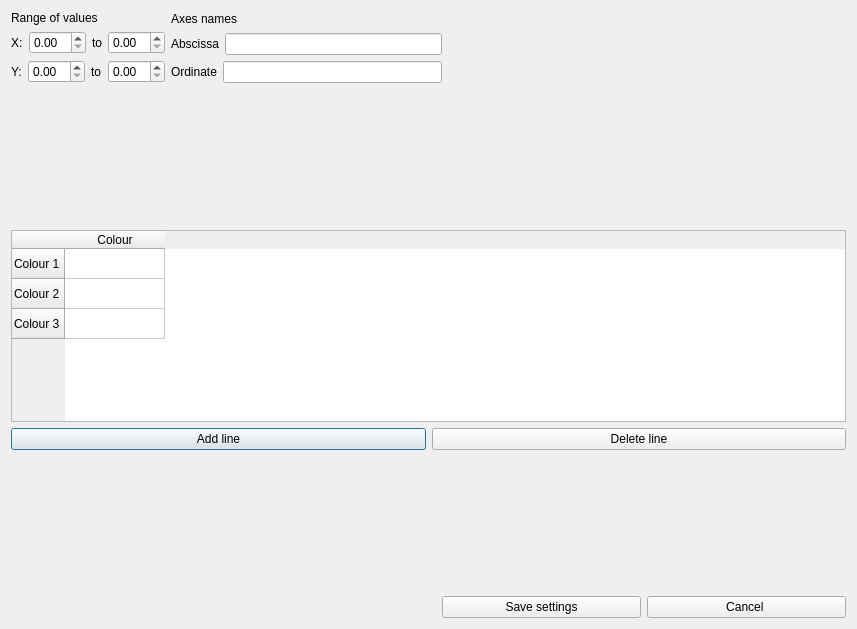
<?xml version="1.0" encoding="UTF-8"?>
<ui version="4.0">
 <class>ColourGraphSettings</class>
 <widget class="QDialog" name="ColorGraphSettings">
  <property name="geometry">
   <rect>
    <x>0</x>
    <y>0</y>
    <width>857</width>
    <height>629</height>
   </rect>
  </property>
  <property name="windowTitle">
   <string>Dialog</string>
  </property>
  <layout class="QGridLayout" name="gridLayout_5">
   <item row="0" column="0">
    <layout class="QGridLayout" name="gridLayout_4">
     <item row="0" column="0" colspan="3">
      <layout class="QGridLayout" name="gridLayout_3">
       <item row="0" column="0" colspan="2">
        <layout class="QGridLayout" name="gridLayout">
         <item row="0" column="1">
          <layout class="QVBoxLayout" name="verticalLayout_4">
           <item>
            <widget class="QLabel" name="Names">
             <property name="text">
              <string>Axes names</string>
             </property>
            </widget>
           </item>
           <item>
            <layout class="QVBoxLayout" name="verticalLayout_3">
             <item>
              <layout class="QHBoxLayout" name="horizontalLayout_2">
               <item>
                <widget class="QLabel" name="label_11">
                 <property name="text">
                  <string>Abscissa</string>
                 </property>
                </widget>
               </item>
               <item>
                <widget class="QLineEdit" name="AbsLine"/>
               </item>
              </layout>
             </item>
             <item>
              <layout class="QHBoxLayout" name="horizontalLayout_3">
               <item>
                <widget class="QLabel" name="OrdinateLabel">
                 <property name="text">
                  <string>Ordinate</string>
                 </property>
                </widget>
               </item>
               <item>
                <widget class="QLineEdit" name="OrdLine"/>
               </item>
              </layout>
             </item>
            </layout>
           </item>
          </layout>
         </item>
         <item row="0" column="0">
          <layout class="QVBoxLayout" name="verticalLayout_2">
           <item>
            <widget class="QLabel" name="label">
             <property name="text">
              <string>Range of values</string>
             </property>
            </widget>
           </item>
           <item>
            <layout class="QVBoxLayout" name="verticalLayout">
             <item>
              <layout class="QHBoxLayout" name="horizontalLayout">
               <item>
                <widget class="QLabel" name="label_2">
                 <property name="text">
                  <string>X:</string>
                 </property>
                </widget>
               </item>
               <item>
                <widget class="QDoubleSpinBox" name="YBox"/>
               </item>
               <item>
                <widget class="QLabel" name="label_3">
                 <property name="text">
                  <string>to</string>
                 </property>
                </widget>
               </item>
               <item>
                <widget class="QDoubleSpinBox" name="YToBox"/>
               </item>
              </layout>
             </item>
             <item>
              <layout class="QHBoxLayout" name="horizontalLayout_4">
               <item>
                <widget class="QLabel" name="XLabel">
                 <property name="text">
                  <string>Y:</string>
                 </property>
                </widget>
               </item>
               <item>
                <widget class="QDoubleSpinBox" name="XBox"/>
               </item>
               <item>
                <widget class="QLabel" name="label_4">
                 <property name="text">
                  <string>to</string>
                 </property>
                </widget>
               </item>
               <item>
                <widget class="QDoubleSpinBox" name="XToBox"/>
               </item>
              </layout>
             </item>
            </layout>
           </item>
          </layout>
         </item>
        </layout>
       </item>
      </layout>
     </item>
     <item row="0" column="3">
      <spacer name="horizontalSpacer_3">
       <property name="orientation">
        <enum>Qt::Horizontal</enum>
       </property>
       <property name="sizeHint" stdset="0">
        <size>
         <width>328</width>
         <height>20</height>
        </size>
       </property>
      </spacer>
     </item>
     <item row="1" column="0">
      <spacer name="verticalSpacer_2">
       <property name="orientation">
        <enum>Qt::Vertical</enum>
       </property>
       <property name="sizeHint" stdset="0">
        <size>
         <width>20</width>
         <height>13</height>
        </size>
       </property>
      </spacer>
     </item>
     <item row="2" column="0" colspan="4">
      <layout class="QGridLayout" name="gridLayout_2">
       <item row="1" column="0">
        <widget class="QPushButton" name="AddLineButton">
         <property name="text">
          <string>Add line</string>
         </property>
        </widget>
       </item>
       <item row="0" column="0" colspan="2">
        <widget class="QTableWidget" name="BarTable">
         <row>
          <property name="text">
           <string>Colour 1</string>
          </property>
         </row>
         <row>
          <property name="text">
           <string>Colour 2</string>
          </property>
         </row>
         <row>
          <property name="text">
           <string>Colour 3</string>
          </property>
         </row>
         <column>
          <property name="text">
           <string>Colour</string>
          </property>
         </column>
        </widget>
       </item>
       <item row="1" column="1">
        <widget class="QPushButton" name="DelLineButton">
         <property name="text">
          <string>Delete line</string>
         </property>
        </widget>
       </item>
      </layout>
     </item>
     <item row="3" column="1">
      <spacer name="verticalSpacer_3">
       <property name="orientation">
        <enum>Qt::Vertical</enum>
       </property>
       <property name="sizeHint" stdset="0">
        <size>
         <width>20</width>
         <height>28</height>
        </size>
       </property>
      </spacer>
     </item>
     <item row="4" column="0">
      <spacer name="horizontalSpacer_2">
       <property name="orientation">
        <enum>Qt::Horizontal</enum>
       </property>
       <property name="sizeHint" stdset="0">
        <size>
         <width>198</width>
         <height>20</height>
        </size>
       </property>
      </spacer>
     </item>
     <item row="4" column="2" colspan="2">
      <layout class="QHBoxLayout" name="horizontalLayout_6">
       <item>
        <widget class="QPushButton" name="SaveButton">
         <property name="text">
          <string>Save settings</string>
         </property>
        </widget>
       </item>
       <item>
        <widget class="QPushButton" name="CancelButton">
         <property name="text">
          <string>Cancel </string>
         </property>
        </widget>
       </item>
      </layout>
     </item>
    </layout>
   </item>
  </layout>
 </widget>
 <resources/>
 <connections/>
</ui>
